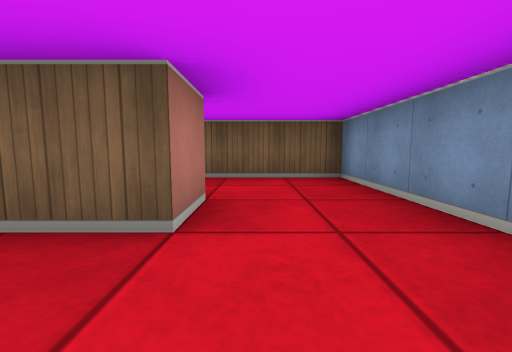
View 1 (above)

18 first-person views from a walk through a cub3D maze. The camera is about half as high as the walls, tilts 6° down and sees 90° across. The floor is counted in squares. Each view is taken from the middle of a square. On the plan, view 1 faces up. The plan holds only what a view shows up to about 9 squares ahead; the rest is blank.

View 2
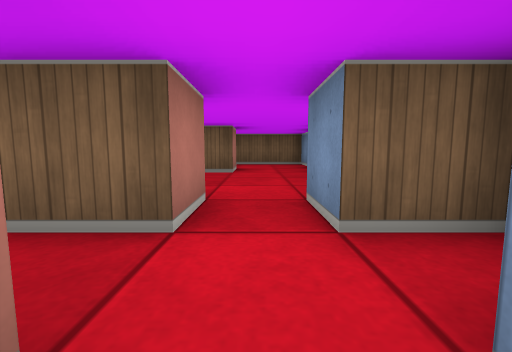

View 3
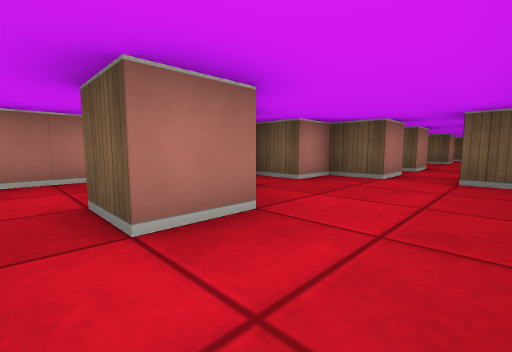

View 4
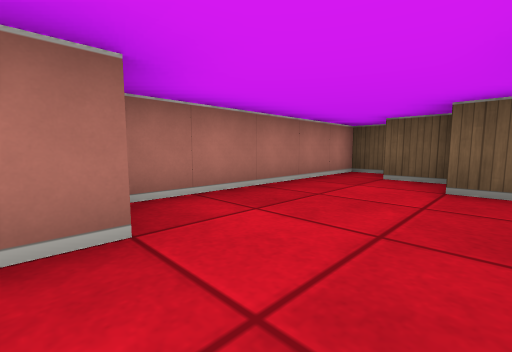

View 5
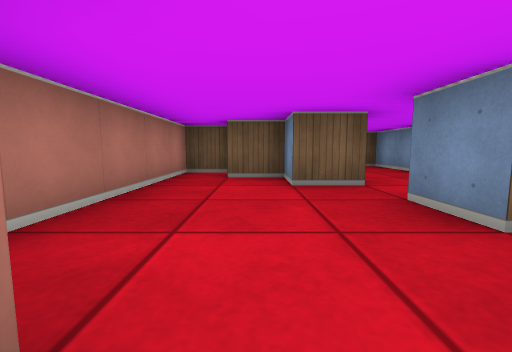

View 6
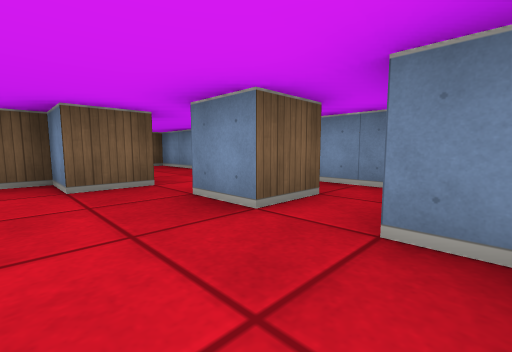

View 7
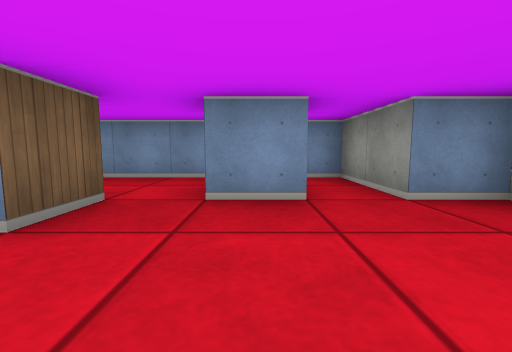

View 8
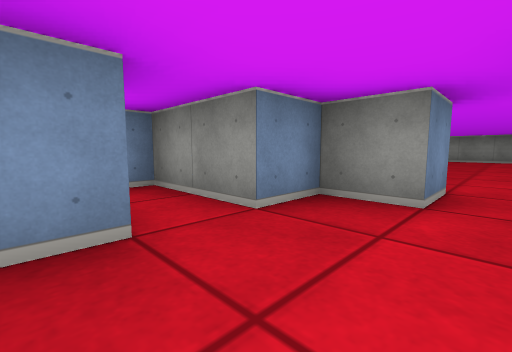

View 9
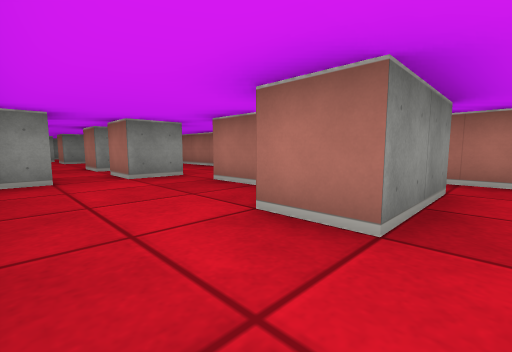

View 10
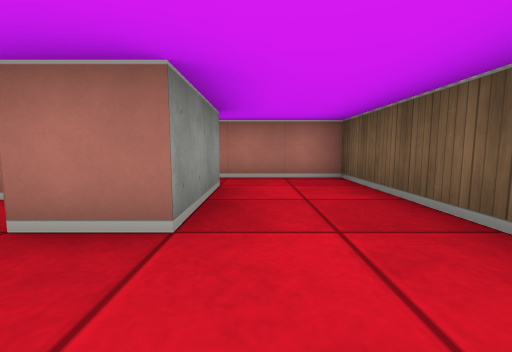

View 11
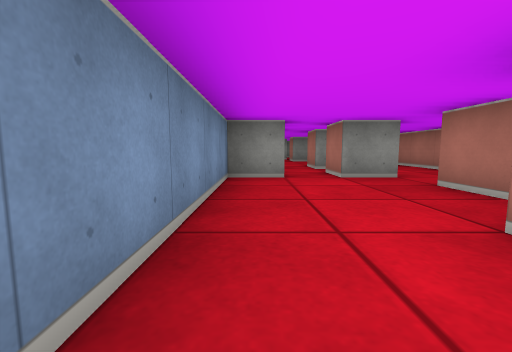

View 12
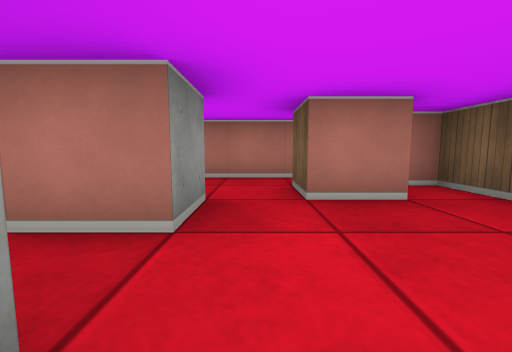

View 13
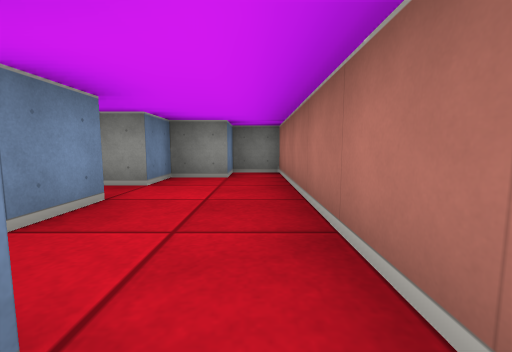

View 14
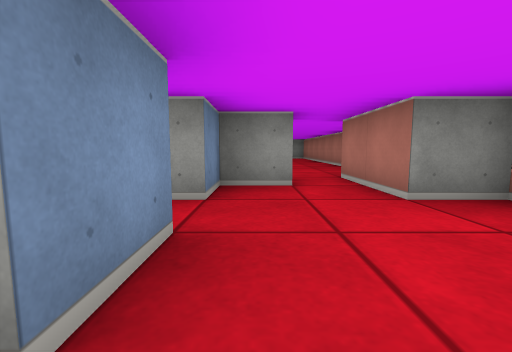

View 15
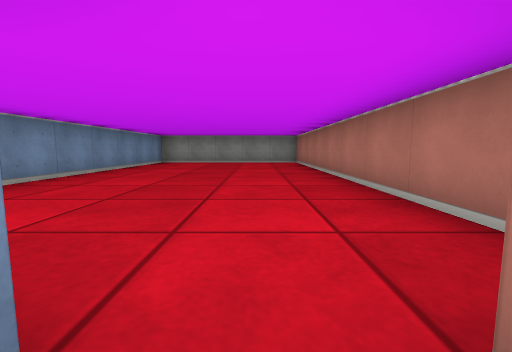

View 16
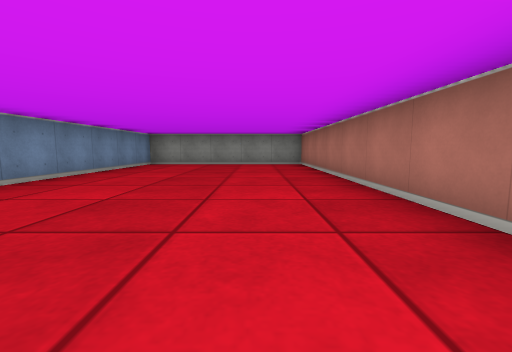

View 17
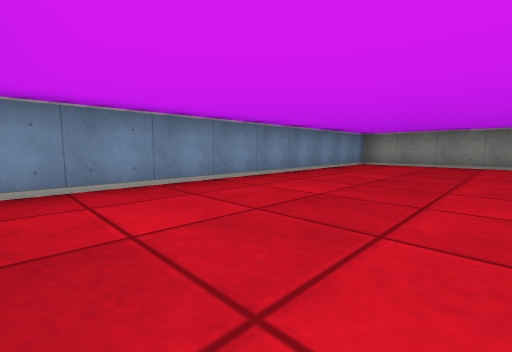

View 18
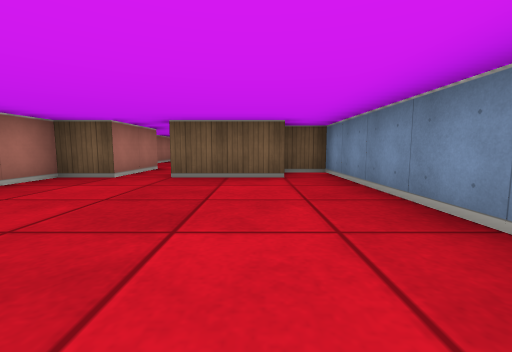

### Floor plan
Points are (right, up) in squares from view 1. A wall is a line through its corners. A room is listed if a view was taken in it or the views show most of it. See-through windows are left out.
Room 1 (views 1, 9, 10, 11, 12, 13)
walls: (-1.5, 0.6) (-1.5, -0.5) (-2.5, -0.5); (-1.5, -1.5) (-0.5, -1.5) (-0.5, -2.5) (-1.5, -2.5) (-1.5, -1.5); (-3.5, -0.2) (-3.5, -5.5) (-2.5, -5.5) (-2.5, -4.5) (-1.5, -4.5) (-1.5, -3.5) (-0.5, -3.5); (-2.5, 2.5) (-0.5, 2.5) (-0.5, 1.5) (-2.5, 1.5) (-2.5, 1); (1.6, -2.5) (0.5, -2.5) (0.5, -1.5) (1.5, -1.5) (1.5, 4.5) (-3.5, 4.5) (-3.5, 2.2)
ways out: opening at (0, -3) to room 2
Room 2 (views 2, 3, 4, 5, 6, 7, 8, 14)
walls: (-1.1, -7.5) (-0.5, -7.5) (-0.5, -8.5) (-1.5, -8.5) (-1.5, -7.5) (-2.5, -7.5); (0.6, -10.5) (-0.5, -10.5) (-0.5, -9.4); (-2.5, -6.5) (-3.5, -6.5) (-3.5, -11.5) (-2.5, -11.5) (-2.5, -12.5); (-1.5, -12.5) (-0.5, -12.5) (-0.5, -11.5) (1.5, -11.5) (1.5, -4.5) (0.5, -4.5); (-0.5, -3.5) (-0.5, -4.5) (-1.5, -4.5) (-1.5, -5.5)
ways out: opening at (0, -3) to room 1; opening at (-2, -12) to room 3
Room 3 (views 15, 16, 17, 18)
walls: (0.6, -13.5) (-1.5, -13.5) (-1.5, -12.5); (-2.5, -12.5) (-2.5, -13.5) (-3.5, -13.5) (-3.5, -22.5) (1.5, -22.5) (1.5, -12.5) (0.6, -12.5)
ways out: opening at (-2, -12) to room 2

Where each view was taken, in squares from view 1:
view 1: 0 up, 0 right, facing up
view 2: 4 down, 0 right, facing up
view 3: 9 down, 1 right, facing up-left
view 4: 12 down, 1 left, facing up-left
view 5: 12 down, 2 left, facing up
view 6: 12 down, 2 left, facing up-right
view 7: 10 down, 3 left, facing right
view 8: 10 down, 2 left, facing down-right
view 9: 3 up, 1 right, facing down-left
view 10: 3 up, 1 right, facing left
view 11: 3 up, 1 right, facing down
view 12: 1 down, 1 right, facing left
view 13: 0 up, 3 left, facing down
view 14: 9 down, 1 left, facing down
view 15: 13 down, 2 left, facing down
view 16: 14 down, 2 left, facing down
view 17: 14 down, 2 left, facing down-right
view 18: 18 down, 0 right, facing up
